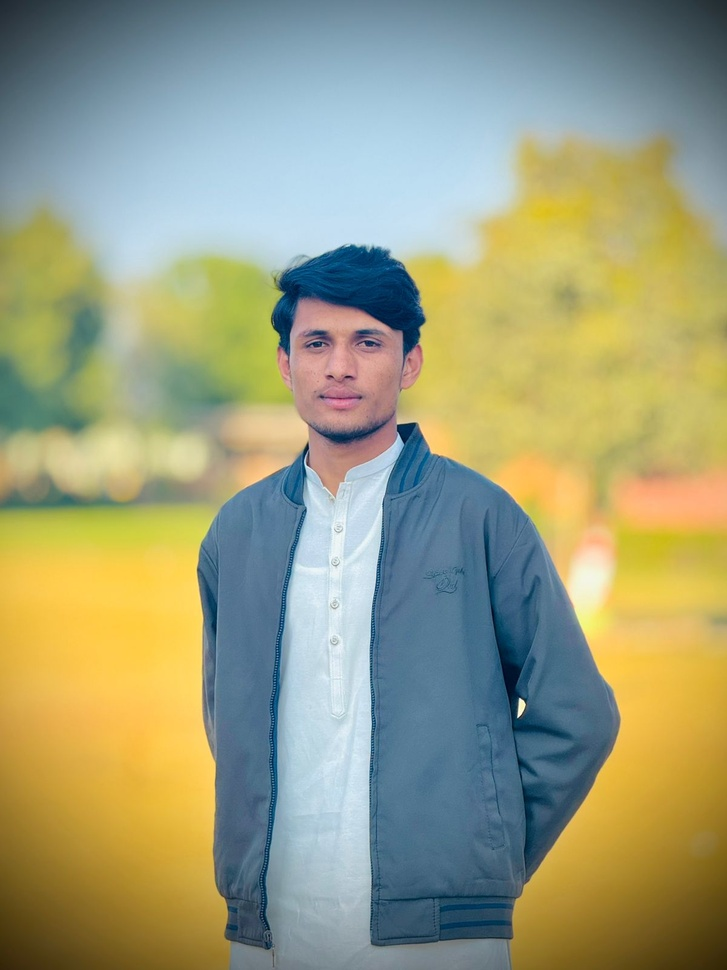
#> input picture umerimg.jpeg, 727 x 970 px, shrunk from 1200 x 1600 before the run, found by its file name
$ python image_compressor.py
#> lines starting #> are read from the running program, lines starting #| are printed output that depends on the picture
import numpy as np
import matplotlib.pyplot as plt
from PIL import Image
import os

# 1. Image ka sahi rasta set karein
# Hum os library use kar rahe hain taake wo 'Image' folder ke andar dekh sakay
image_path = os.path.join('Image', 'umerimg.jpeg')

try:
    # 'cobvert' ko 'convert' kar diya hai
    img = Image.open(image_path).convert('L')
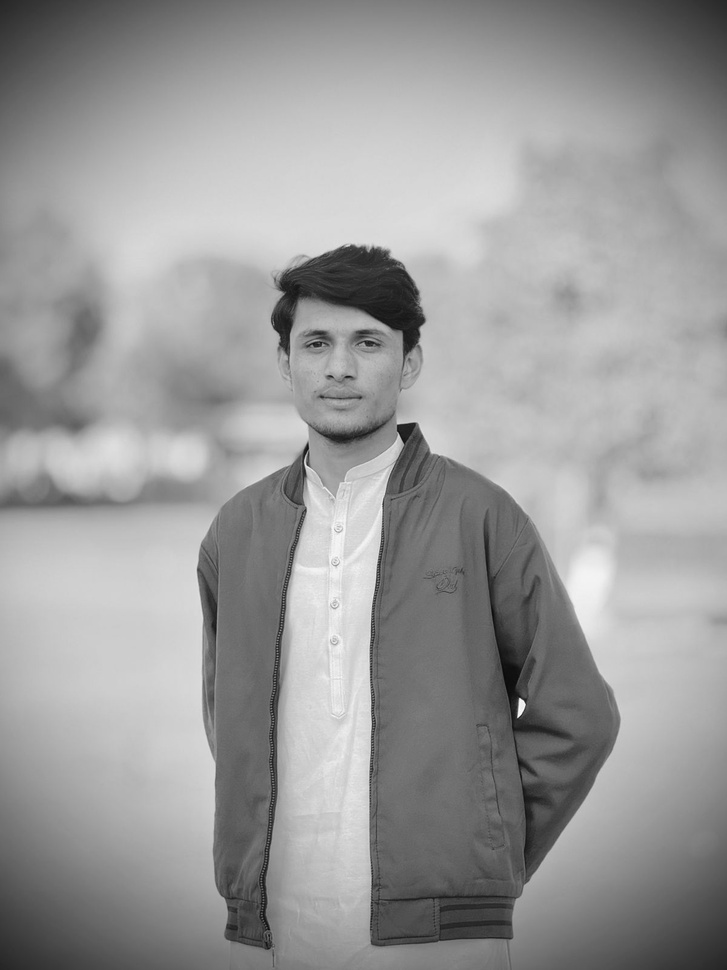
#> img: PIL image 727x970 L; min 10, max 253, mean 153.7
    img_array = np.array(img)
    print("Original image shape:", img_array.shape)
#| Original image shape: (970, 727)

    # 2. SVD Apply karein
    U, S, V = np.linalg.svd(img_array)
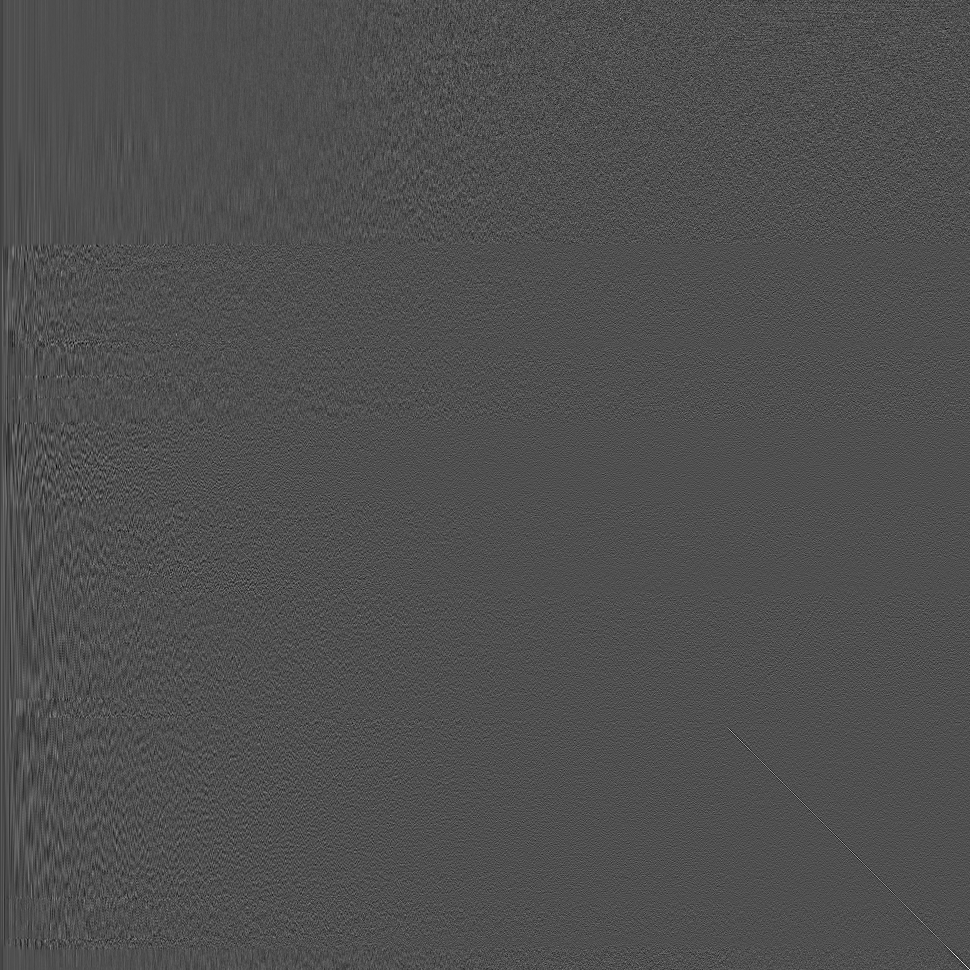
#> U: shape (970, 970) float64; min -0.213, max 0.468, mean -3.54e-05; drawn with min black and max white
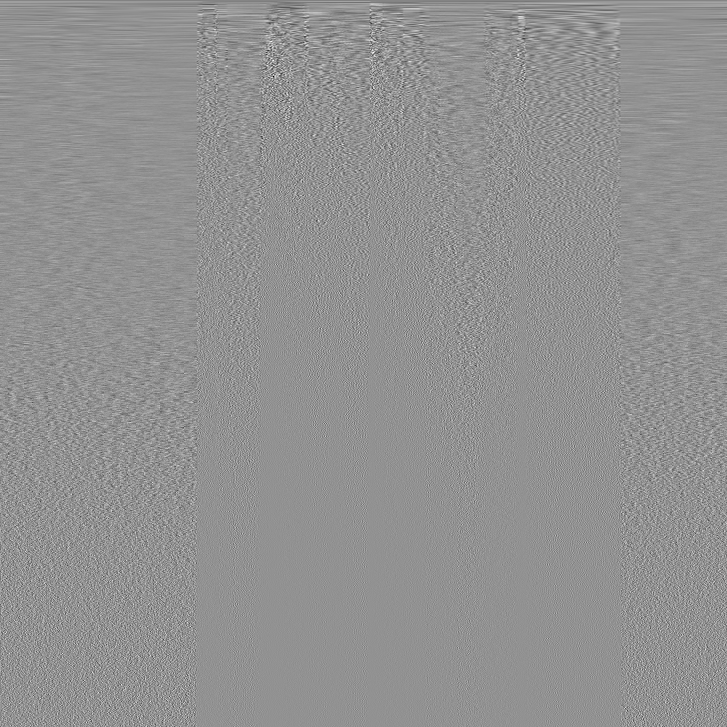
#> V: shape (727, 727) float64; min -0.379, max 0.283, mean -5.62e-05; drawn with min black and max white
#> S = 727 values, max 131317.8 at index 0, min 2.05 at index 726, mean 402.8

    def compress_image(K):
        # K ki value matrix se bari nahi honi chahiye
#> called with K = 5
        K = min(K, S.shape[0])
#> K = 5
        reconstructed_img = np.dot(U[:, :K], np.dot(np.diag(S[:K]), V[:K, :]))
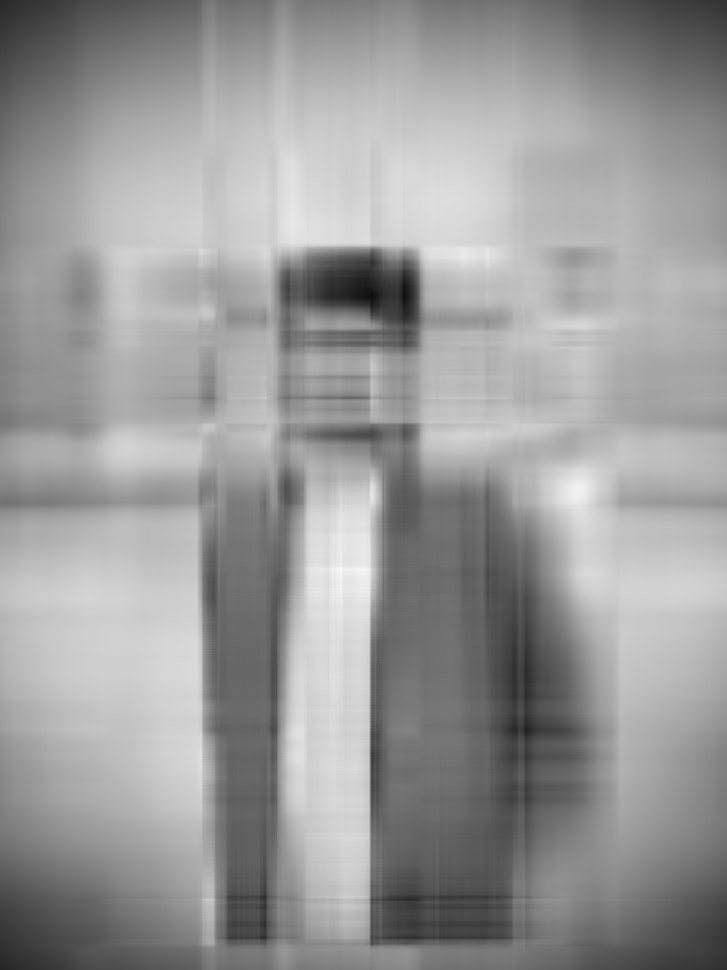
#> reconstructed_img: shape (970, 727) float64; min 13.66, max 248.7, mean 153.8
        return reconstructed_img

    # 3. Visualization
    plt.figure(figsize=(12, 6))

    # Low Quality (k=5)
    plt.subplot(1, 2, 1)
    plt.imshow(compress_image(5), cmap='gray')
    plt.title("Too Much Compressed (k=5)")
    plt.axis('off')

    # Better Quality (k=50)
    plt.subplot(1, 2, 2)
    plt.imshow(compress_image(50), cmap='gray')
    plt.title("Better Quality (k=50)")
    plt.axis('off')

    plt.show()

except FileNotFoundError:
    print(f"Error: '{image_path}' nahi mili. Check karein ke image 'Image' folder ke andar hi hai?")
